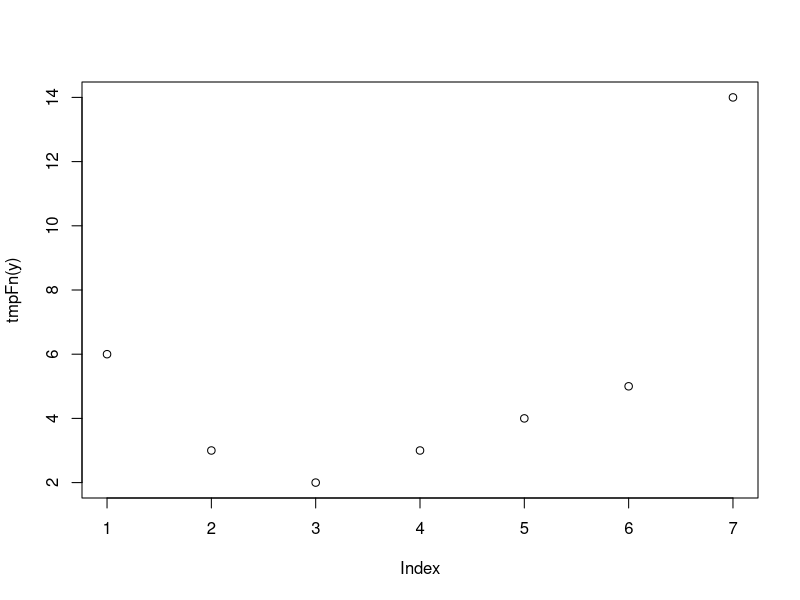

Here is the R script that generated this plot: (Note: this script raises an error after producing the figure.)
## ---- chunk 1
knitr::opts_chunk$set(echo = TRUE)
## ---- chunk 2
tmpFn1 <- function(xVec){
  return(xVec^(1:length(xVec)))
}
a <- c(1:5)
b <- tmpFn1(a)
b
## ---- chunk 3
tmpFn2 <- function(xVec2){
  return(xVec2^(1:length(xVec2))/(1:length(xVec2)))
}
a <- c(1:5)
b <- tmpFn2(a)
b
## ---- chunk 4
tmpFn3 <- function(x){
  return(1+sum((x^(1:length(x))/(1:length(x)))))
}
a <- c(1:5)
b <- tmpFn3(a)
b
## ---- chunk 5
tmpFn <- function(xVec){
  n <- length(xVec)
  return((xVec[1:(n-2)]+xVec[2:(n-1)]+xVec[3:n])/3)
}
a <- c(1:5, 6:1)
b <- tmpFn(a)
b
## ---- chunk 6
tmpFn <- function(x){
  ifelse(x<0, x^2+2*x+3, ifelse(x<2, x+3, x^2+4*x-7))
}
y <- c(-3:3)
plot(tmpFn(y))
## ---- chunk 7
tmpFn <- function(mat){
  mat[mat%%2==1] <- 2*mat[mat%%2==1] 
  mat
}
tmpFn(matrix(c(1, 5, -2, 1, 2, -1, 3, 6, 3), 3, 3))
## ---- chunk 8
x <- (diag(2, 5, 5))
y <- abs(row(x)-col(x))
x[y==1] <- 1
x
x <- function(n,k){
  x <- (diag(n, k, k))
  y <- abs(row(x)-col(x))
  x[y==1] <- 1
  x
}
## ---- chunk 9
quad <- function(alpha)
{
  1 + (alpha%%360)%/%90
}
quad(100)
quad(180)
quad(307)
quad(449)
## ---- chunk 10
weekday <- function(day, month, year){
  month <- month-2
  if(month<=0){
    month <- month+12
    year <- year-1
  }
  c <- year%/%100
  year <- year%%100
  x <- round((2.6*month-0.2), digits=0) + day + year + year%/%4 + c%/%4 - 2*c
  y <- x%%7 + 1 
  y
}
weekday(31, 1, 2018)
## ---- chunk 11
weekday(c(1:4), c(1:4), c(2001:2004))
## ---- chunk 12
testLoop <- function(n){
  xVec <- rep(0, n-1)
  xVec[1] <- 1
  xVec[2] <- 2
  for(j in 3:(n-1))
    xVec[j] <-xVec[j-1] + 2/xVec[j-1] 
  xVec
}
testLoop(6)
## ---- chunk 13
testLoop2 <- function(yVec){
  n <- length(yVec)
  sum(exp(1:n))
}
testLoop2(1:5)
## ---- chunk 14
quadmap <- function(start, rho, niter){
  x <- rep(0, niter)
  x[1] <- start
  for(i in 1:(niter-1)){
    x[i+1] <- rho * x[i] * (1-x[i])
  }
  x
}
quadmap(10,6,7)
tmp <- quadmap(start=0.95, rho=2.99, niter=500)
plot(tmp, type="l")
plot(tmp[300:500], type="l")
## ---- chunk 15

## ---- chunk 16
tmpFn <- function(xVec){
  x <- xVec - mean(xVec)
  n <- length(xVec)
  num <- sum(x[2:n] * x[1:n])
  denom <- sum(x^2)
  y <- num/denom
  z <- list(y, y)
  z
}
tmpFn(c(2:56, by=3))
## ---- chunk 17
tmpFn <- function(xVec, k){
  x <- xVec - mean(xVec)
  n <- length(xVec)
  num <- sum(x[2:n] * x[1:n])
  denom <- sum(x^2)
  tmpFn2 <- function(j){ sum(num[(j+1):n] * num[1:(n-j)])/denom }
  c(1, sapply(1:k, tmpFn2))
}
